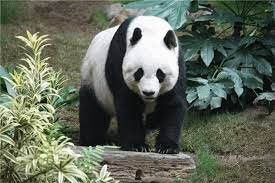
#> input picture Assets/image1.jpg, 275 x 183 px
$ python robert_cross.py
#> lines starting #> are read from the running program, lines starting #| are printed output that depends on the picture
import cv2
import numpy as np
from scipy import ndimage
from matplotlib import pyplot as plt

robertsCrossH= np.array( [[ 0, 1 ],
							[ -1, 0 ]] )
robertsCrossV = np.array( [[1, 0 ],
							[0,-1 ]] )

image = cv2.imread('Assets/image1.jpg', 0).astype('float64')
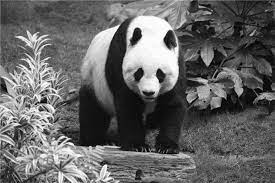
#> image: shape (183, 275) float64; min 0, max 255, mean 100.7
image/=255.0

horizontal = ndimage.convolve( image, robertsCrossH )
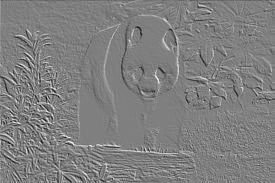
#> horizontal: shape (183, 275) float64; min -0.906, max 0.902, mean 0.000522; drawn with min black and max white
vertical = ndimage.convolve( image, robertsCrossV )
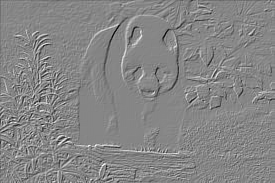
#> vertical: shape (183, 275) float64; min -0.953, max 0.855, mean -0.00113; drawn with min black and max white

editedImage = np.sqrt( np.square(horizontal) + np.square(vertical))
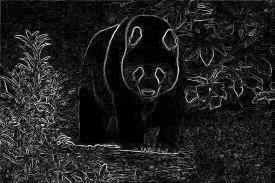
#> editedImage: shape (183, 275) float64; min 0, max 1.05, mean 0.131; drawn with min black and max white
editedImage*=255


plt.subplot(2,1,1),plt.imshow(image)
plt.title('Original'), plt.xticks([]), plt.yticks([])

plt.subplot(2,1,2),plt.imshow(editedImage)
plt.title('Prewitt'), plt.xticks([]), plt.yticks([])

plt.show()

$ run again, with Assets/image2.jpg copied over Assets/image1.jpg
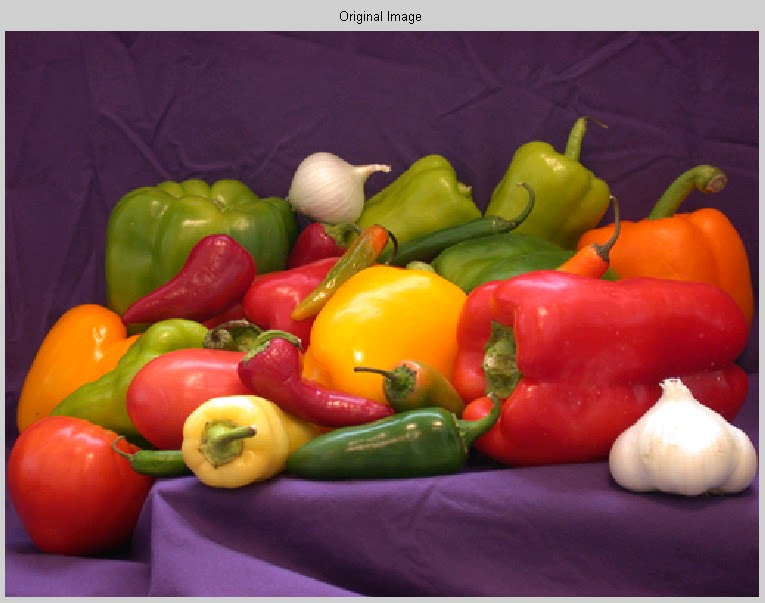
#> input picture Assets/image2.jpg, 765 x 603 px
#> `editedImage = np.sqrt( np.square(horizontal) + np.square(vertical))`:
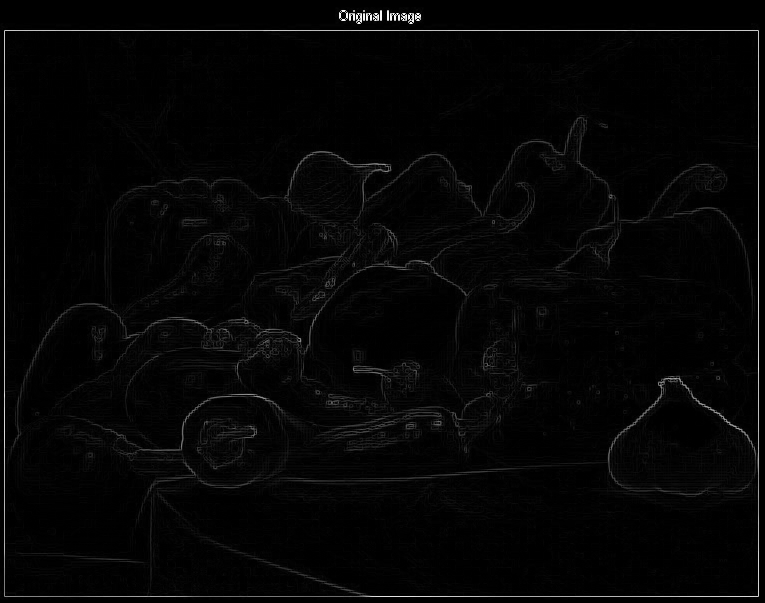
#> editedImage: shape (603, 765) float64; min 0, max 1.17, mean 0.0255; drawn with min black and max white
#> `plt.show()`:
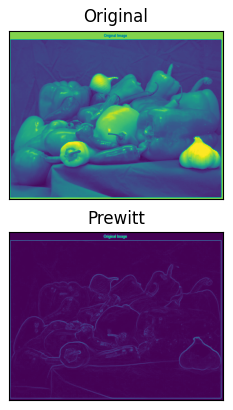
#> figure drawn by matplotlib, 2 panels

$ run again, with Assets/image3.jpg copied over Assets/image1.jpg
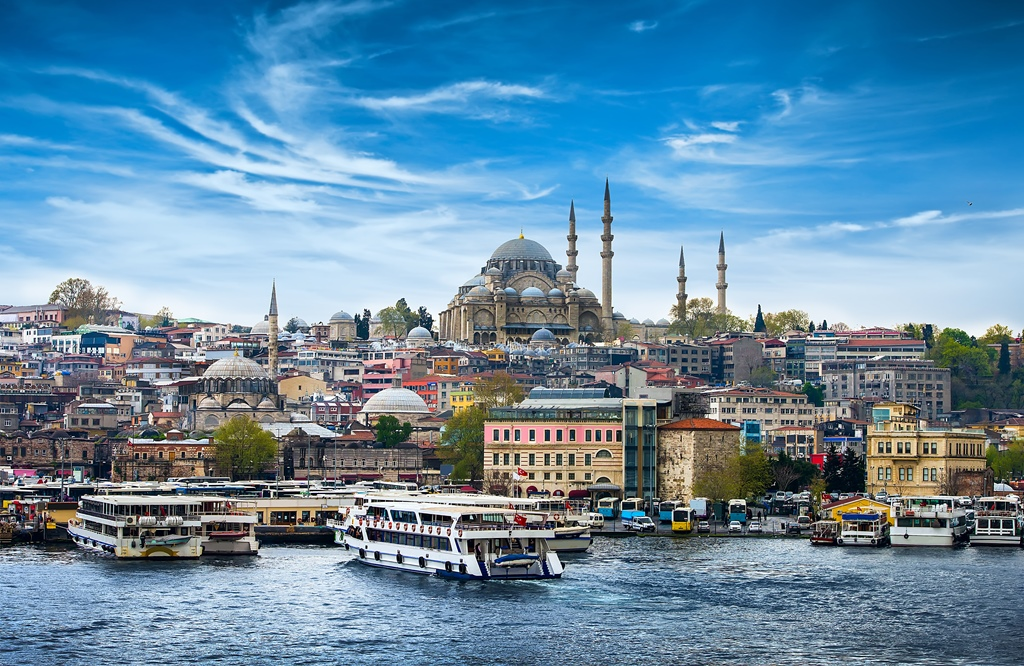
#> input picture Assets/image3.jpg, 1024 x 666 px
#> `vertical = ndimage.convolve( image, robertsCrossV )`:
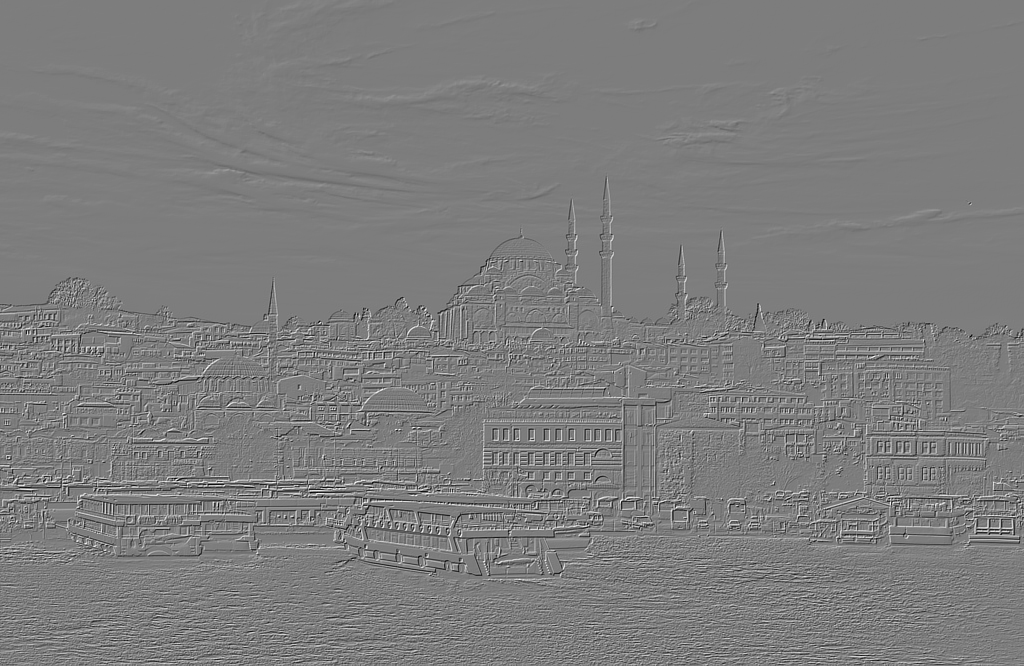
#> vertical: shape (666, 1024) float64; min -0.957, max 0.988, mean 0.00021; drawn with min black and max white
#> `editedImage = np.sqrt( np.square(horizontal) + np.square(vertical))`:
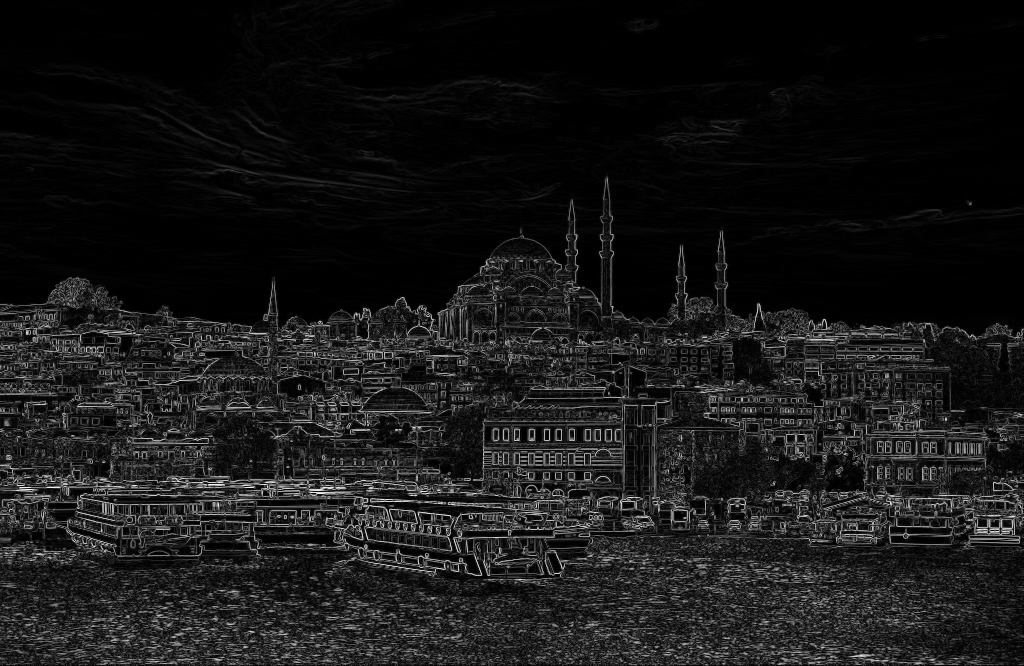
#> editedImage: shape (666, 1024) float64; min 0, max 1.27, mean 0.12; drawn with min black and max white
